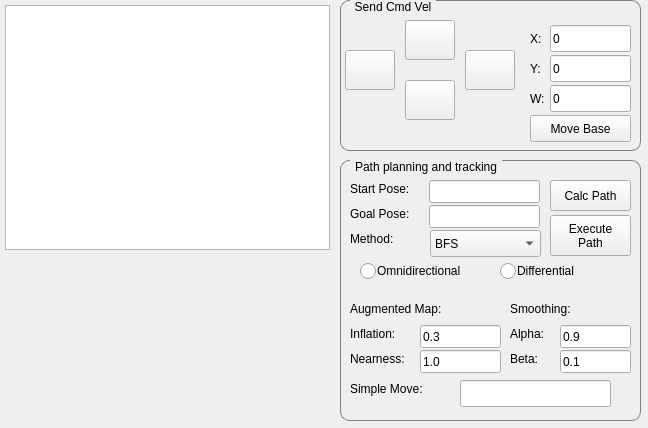
<?xml version="1.0" encoding="UTF-8"?>
<ui version="4.0">
 <class>MainWindow</class>
 <widget class="QMainWindow" name="MainWindow">
  <property name="geometry">
   <rect>
    <x>0</x>
    <y>0</y>
    <width>648</width>
    <height>428</height>
   </rect>
  </property>
  <property name="windowTitle">
   <string>JUSTINA GUI - By Marcosoft</string>
  </property>
  <property name="styleSheet">
   <string notr="true">QGroupBox {
    border: 1px solid gray;
    border-radius: 9px;
    margin-top: 0.5em;
}

QGroupBox::title {
    subcontrol-origin: margin;
    left: 10px;
    padding: 0 3px 0 3px;
}

QRadioButton{
	spacing: 1px;
}
QRadioButton::indicator{
	width: 16px;
	height: 16px;
}</string>
  </property>
  <widget class="QWidget" name="centralWidget">
   <widget class="QGraphicsView" name="graphicsViewCamera">
    <property name="geometry">
     <rect>
      <x>5</x>
      <y>5</y>
      <width>325</width>
      <height>245</height>
     </rect>
    </property>
   </widget>
   <widget class="QGroupBox" name="gbNavig">
    <property name="geometry">
     <rect>
      <x>340</x>
      <y>160</y>
      <width>301</width>
      <height>261</height>
     </rect>
    </property>
    <property name="styleSheet">
     <string notr="true"/>
    </property>
    <property name="title">
     <string>Path planning and tracking</string>
    </property>
    <widget class="QPushButton" name="navBtnExecPath">
     <property name="geometry">
      <rect>
       <x>210</x>
       <y>55</y>
       <width>81</width>
       <height>41</height>
      </rect>
     </property>
     <property name="text">
      <string>Execute
Path</string>
     </property>
    </widget>
    <widget class="QLineEdit" name="navTxtStartPose">
     <property name="geometry">
      <rect>
       <x>89</x>
       <y>20</y>
       <width>111</width>
       <height>23</height>
      </rect>
     </property>
    </widget>
    <widget class="QLineEdit" name="navTxtGoalPose">
     <property name="geometry">
      <rect>
       <x>89</x>
       <y>45</y>
       <width>111</width>
       <height>23</height>
      </rect>
     </property>
    </widget>
    <widget class="QLabel" name="navLblStartPose">
     <property name="geometry">
      <rect>
       <x>10</x>
       <y>20</y>
       <width>81</width>
       <height>17</height>
      </rect>
     </property>
     <property name="text">
      <string>Start Pose:</string>
     </property>
    </widget>
    <widget class="QPushButton" name="navBtnCalcPath">
     <property name="geometry">
      <rect>
       <x>210</x>
       <y>20</y>
       <width>81</width>
       <height>31</height>
      </rect>
     </property>
     <property name="text">
      <string>Calc Path</string>
     </property>
    </widget>
    <widget class="QLabel" name="navLblGoalPose">
     <property name="geometry">
      <rect>
       <x>10</x>
       <y>45</y>
       <width>81</width>
       <height>17</height>
      </rect>
     </property>
     <property name="text">
      <string>Goal Pose:</string>
     </property>
    </widget>
    <widget class="QLabel" name="navLblMove">
     <property name="geometry">
      <rect>
       <x>10</x>
       <y>220</y>
       <width>101</width>
       <height>17</height>
      </rect>
     </property>
     <property name="text">
      <string>Simple Move:</string>
     </property>
    </widget>
    <widget class="QLineEdit" name="navTxtMove">
     <property name="geometry">
      <rect>
       <x>120</x>
       <y>220</y>
       <width>151</width>
       <height>27</height>
      </rect>
     </property>
    </widget>
    <widget class="QComboBox" name="navCmbMethod">
     <property name="geometry">
      <rect>
       <x>90</x>
       <y>70</y>
       <width>111</width>
       <height>27</height>
      </rect>
     </property>
     <item>
      <property name="text">
       <string>BFS</string>
      </property>
     </item>
     <item>
      <property name="text">
       <string>DFS</string>
      </property>
     </item>
     <item>
      <property name="text">
       <string>Dijkstra</string>
      </property>
     </item>
     <item>
      <property name="text">
       <string>A*</string>
      </property>
     </item>
    </widget>
    <widget class="QLabel" name="navLblGoalPose_2">
     <property name="geometry">
      <rect>
       <x>10</x>
       <y>70</y>
       <width>81</width>
       <height>17</height>
      </rect>
     </property>
     <property name="text">
      <string>Method:</string>
     </property>
    </widget>
    <widget class="QLabel" name="navLblSmoothing">
     <property name="geometry">
      <rect>
       <x>170</x>
       <y>140</y>
       <width>81</width>
       <height>17</height>
      </rect>
     </property>
     <property name="text">
      <string>Smoothing:</string>
     </property>
    </widget>
    <widget class="QLabel" name="navLblNearness">
     <property name="geometry">
      <rect>
       <x>10</x>
       <y>190</y>
       <width>81</width>
       <height>17</height>
      </rect>
     </property>
     <property name="text">
      <string>Nearness:</string>
     </property>
    </widget>
    <widget class="QLineEdit" name="navTxtNearness">
     <property name="geometry">
      <rect>
       <x>80</x>
       <y>190</y>
       <width>81</width>
       <height>23</height>
      </rect>
     </property>
     <property name="text">
      <string>1.0</string>
     </property>
    </widget>
    <widget class="QLabel" name="navLblInflate">
     <property name="geometry">
      <rect>
       <x>10</x>
       <y>165</y>
       <width>71</width>
       <height>17</height>
      </rect>
     </property>
     <property name="text">
      <string>Inflation:</string>
     </property>
    </widget>
    <widget class="QLineEdit" name="navTxtInflation">
     <property name="geometry">
      <rect>
       <x>80</x>
       <y>165</y>
       <width>81</width>
       <height>23</height>
      </rect>
     </property>
     <property name="text">
      <string>0.3</string>
     </property>
    </widget>
    <widget class="QLabel" name="navLblSmoothAlpha">
     <property name="geometry">
      <rect>
       <x>170</x>
       <y>165</y>
       <width>51</width>
       <height>17</height>
      </rect>
     </property>
     <property name="text">
      <string>Alpha:</string>
     </property>
    </widget>
    <widget class="QLineEdit" name="navTxtSmoothAlpha">
     <property name="geometry">
      <rect>
       <x>220</x>
       <y>165</y>
       <width>71</width>
       <height>23</height>
      </rect>
     </property>
     <property name="text">
      <string>0.9</string>
     </property>
    </widget>
    <widget class="QLineEdit" name="navTxtSmoothBeta">
     <property name="geometry">
      <rect>
       <x>220</x>
       <y>190</y>
       <width>71</width>
       <height>23</height>
      </rect>
     </property>
     <property name="text">
      <string>0.1</string>
     </property>
    </widget>
    <widget class="QLabel" name="navLblSmoothBeta">
     <property name="geometry">
      <rect>
       <x>170</x>
       <y>190</y>
       <width>51</width>
       <height>17</height>
      </rect>
     </property>
     <property name="text">
      <string>Beta:</string>
     </property>
    </widget>
    <widget class="QLabel" name="navLblRadius">
     <property name="geometry">
      <rect>
       <x>10</x>
       <y>140</y>
       <width>121</width>
       <height>17</height>
      </rect>
     </property>
     <property name="text">
      <string>Augmented Map:</string>
     </property>
    </widget>
    <widget class="QRadioButton" name="navRbOmnidirectional">
     <property name="geometry">
      <rect>
       <x>20</x>
       <y>100</y>
       <width>131</width>
       <height>22</height>
      </rect>
     </property>
     <property name="text">
      <string>Omnidirectional</string>
     </property>
    </widget>
    <widget class="QRadioButton" name="navRbDifferential">
     <property name="geometry">
      <rect>
       <x>160</x>
       <y>100</y>
       <width>117</width>
       <height>22</height>
      </rect>
     </property>
     <property name="text">
      <string>Differential</string>
     </property>
    </widget>
   </widget>
   <widget class="QGroupBox" name="groupBox">
    <property name="geometry">
     <rect>
      <x>340</x>
      <y>0</y>
      <width>301</width>
      <height>151</height>
     </rect>
    </property>
    <property name="title">
     <string>Send Cmd Vel</string>
    </property>
    <widget class="QPushButton" name="btnCmdVel">
     <property name="geometry">
      <rect>
       <x>190</x>
       <y>115</y>
       <width>101</width>
       <height>27</height>
      </rect>
     </property>
     <property name="text">
      <string>Move Base</string>
     </property>
    </widget>
    <widget class="QLineEdit" name="txtLinearY">
     <property name="geometry">
      <rect>
       <x>210</x>
       <y>55</y>
       <width>81</width>
       <height>27</height>
      </rect>
     </property>
     <property name="text">
      <string>0</string>
     </property>
    </widget>
    <widget class="QPushButton" name="btnBwd">
     <property name="geometry">
      <rect>
       <x>65</x>
       <y>80</y>
       <width>50</width>
       <height>40</height>
      </rect>
     </property>
     <property name="text">
      <string/>
     </property>
     <property name="iconSize">
      <size>
       <width>32</width>
       <height>32</height>
      </size>
     </property>
    </widget>
    <widget class="QPushButton" name="btnLeft">
     <property name="geometry">
      <rect>
       <x>5</x>
       <y>50</y>
       <width>50</width>
       <height>40</height>
      </rect>
     </property>
     <property name="text">
      <string/>
     </property>
     <property name="iconSize">
      <size>
       <width>32</width>
       <height>32</height>
      </size>
     </property>
    </widget>
    <widget class="QPushButton" name="btnRight">
     <property name="geometry">
      <rect>
       <x>125</x>
       <y>50</y>
       <width>50</width>
       <height>40</height>
      </rect>
     </property>
     <property name="text">
      <string/>
     </property>
     <property name="iconSize">
      <size>
       <width>32</width>
       <height>32</height>
      </size>
     </property>
    </widget>
    <widget class="QPushButton" name="btnFwd">
     <property name="geometry">
      <rect>
       <x>65</x>
       <y>20</y>
       <width>50</width>
       <height>40</height>
      </rect>
     </property>
     <property name="text">
      <string/>
     </property>
     <property name="iconSize">
      <size>
       <width>32</width>
       <height>32</height>
      </size>
     </property>
    </widget>
    <widget class="QLineEdit" name="txtLinearX">
     <property name="geometry">
      <rect>
       <x>210</x>
       <y>25</y>
       <width>81</width>
       <height>27</height>
      </rect>
     </property>
     <property name="text">
      <string>0</string>
     </property>
    </widget>
    <widget class="QLabel" name="label">
     <property name="geometry">
      <rect>
       <x>190</x>
       <y>30</y>
       <width>16</width>
       <height>17</height>
      </rect>
     </property>
     <property name="text">
      <string>X:</string>
     </property>
    </widget>
    <widget class="QLabel" name="label_3">
     <property name="geometry">
      <rect>
       <x>190</x>
       <y>90</y>
       <width>16</width>
       <height>17</height>
      </rect>
     </property>
     <property name="text">
      <string>W:</string>
     </property>
    </widget>
    <widget class="QLineEdit" name="txtAngular">
     <property name="geometry">
      <rect>
       <x>210</x>
       <y>85</y>
       <width>81</width>
       <height>27</height>
      </rect>
     </property>
     <property name="text">
      <string>0</string>
     </property>
    </widget>
    <widget class="QLabel" name="label_2">
     <property name="geometry">
      <rect>
       <x>190</x>
       <y>60</y>
       <width>16</width>
       <height>17</height>
      </rect>
     </property>
     <property name="text">
      <string>Y:</string>
     </property>
    </widget>
   </widget>
  </widget>
 </widget>
 <layoutdefault spacing="6" margin="11"/>
 <resources/>
 <connections/>
</ui>
